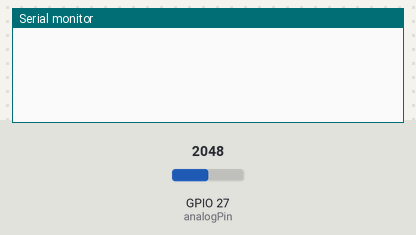
Bench run of a sketch on a simulated ESP32. Parts: the last lines printed to the serial monitor. The inputs (shaded band) are chosen by the test bench; at power-on: GPIO 27 (analogPin) = 2048.

Above: at 1.2 s.
1.3 s: GPIO 27 (analogPin) set to 2114
At 3.4 s:
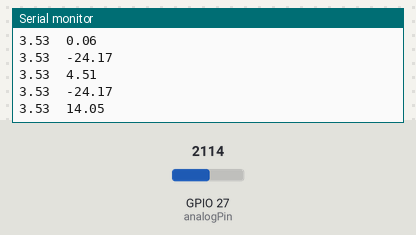
4.0 s: GPIO 27 (analogPin) set to 2047
At 9.6 s:
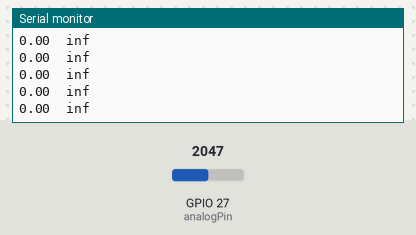
Timing chart, 0 to 11.1 s (numbered marks = the images above; inputs shaded):
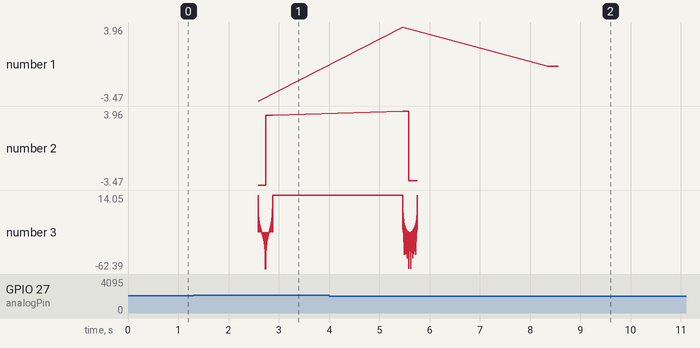

The sketch:

FFT_cooley.tukey.ino
```cpp
// Agradecimientos a Rodrigo Alcántara por transcribir el código de la manera más óptima posible
// 2021.06.28_2:30
#include <math.h>
#define PI 3.14159265
int const N=256;

double x[N];
double X_Re[N];
double X_Im[N];
double E[N];
double dt=10; //Periodo de discretizacion [ms]
int analogPin=27;       //Pin Analógico ESP32
double avg;

void setup(){
  Serial.begin(115200);
}

void loop() {

//Tomar la lectura------------
 for(int n=0;n<N;n++){
  x[n]=(analogRead(analogPin)/10);
   delay(dt);
 }
//----------------------------


//Detrend--------------------
avg=0;
for(int n=0;n<N;n++){
  avg=x[n]+avg;
 }

avg=avg/N;

for(int n=0;n<N;n++){
  x[n]=x[n]-avg;
 }
//-----------------------


//Cálculo fft------
  fft(x,X_Re,X_Im, N);
  fftComplex2Real(X_Re,X_Im, E, N);
//------------------

//Send Serial
for (int k=0;k<N;k++){
Serial.print(x[k]);Serial.print('\t');
Serial.println(10*log10((dt/1000)*E[k]/N));
}
delay(1);
}


void fft_radix2(double* x, double* X_Re, double* X_Im, int N, int s) {

    // At the lowest level pass through (delta T=0 means no phase).
    if (N == 1) {
        X_Re[0] = x[0];
        X_Im[0] = x[0];
        return;
    }

    int k;
    double t_Re;
    double t_Im;
    int N_2 = N/2;
    int _2s = 2*s;

    // Cooley-Tukey: recursively split in two, then combine beneath.
    fft_radix2(x, X_Re, X_Im, N_2, _2s);
    fft_radix2(x+s, X_Re + N_2, X_Im + N_2, N_2, _2s);

    double _2pi_N = 2*PI/N;
    double sinw, cosw;
    double cosw_XRe_plus_sinw_XIm, cosw_XIm_minus_sinw_XRe;

    for (k = 0; k < N_2; k++) {

        cosw = cos(_2pi_N*k);
        sinw = sin(_2pi_N*k);
        cosw_XRe_plus_sinw_XIm  = cosw*X_Re[k + N_2] + sinw*X_Im[k + N_2];
        cosw_XIm_minus_sinw_XRe = cosw*X_Im[k + N_2] - sinw*X_Re[k + N_2];

        t_Re = X_Re[k];
        t_Im = X_Im[k];

        X_Re[k]       = t_Re + (cosw_XRe_plus_sinw_XIm);
        X_Im[k]       = t_Im + (cosw_XIm_minus_sinw_XRe);

        X_Re[k + N_2] = t_Re - (cosw_XRe_plus_sinw_XIm);
        X_Im[k + N_2] = t_Im - (cosw_XIm_minus_sinw_XRe);
    }
}

void fftComplex2Real(double* X_Re, double* X_Im, double* x, int N){
    int i;
    for(i=0; i<N; i++){
        x[i] = (X_Re[i]*X_Re[i] +  X_Im[i]*X_Im[i]);   // Dividir entre el ancho de BIN
    }
}

void fft(double* x, double* X_Re, double* X_Im, int N) {
    fft_radix2(x, X_Re, X_Im, N, 1);
}
```

Measured:
- the behaviour switches between 2049 and 2050 on GPIO 27 (analogPin) (found by bisection; images 0 and 1)
- after the input at 1.3 s, the serial monitor: prints a new line after 1.3 s (image 1)
